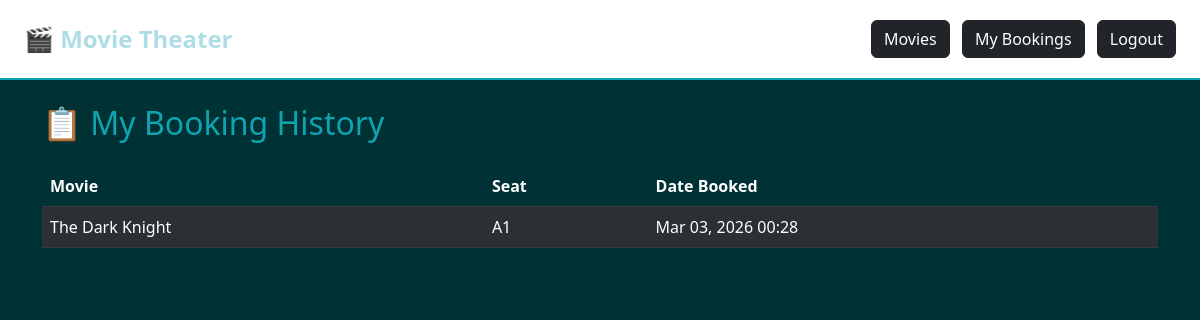
Screenshot of /bookings/history/ (signed in) with the database file from the repository.
### bookings/models.py (models this page shows, shortened)
class Booking(models.Model):
    movie = models.ForeignKey(Movie, on_delete=models.CASCADE)
    seat = models.ForeignKey(Seat, on_delete=models.CASCADE)
    user = models.ForeignKey(settings.AUTH_USER_MODEL, on_delete=models.CASCADE)
    booking_date = models.DateTimeField(auto_now_add=True)

class Movie(models.Model):
    title = models.CharField(max_length=200)
    description = models.TextField()
    release_date = models.DateField()
    duration = models.IntegerField(help_text="Time in minutes")

class Seat(models.Model):
    seat_number = models.CharField(max_length=10)
    is_booked = models.BooleanField(default=False)

### bookings/views.py (the view)
# urls.py: path('bookings/history/', views.booking_history, name='booking_history'),
@login_required
def booking_history(request):
    bookings = Booking.objects.filter(user=request.user)
    return render(request, 'bookings/booking_history.html', {'bookings': bookings})

### bookings/templates/bookings/booking_history.html (shortened to what this page needs)
{% extends 'bookings/base.html' %}
{% block content %}
<h2 class="mb-4">📋 My Booking History</h2>
<table class="table table-dark table-striped">
    <thead>
        <tr>
            <th>Movie</th>
            <th>Seat</th>
            <th>Date Booked</th>
        </tr>
    </thead>
    <tbody>
        {% for booking in bookings %}
        <tr>
            <td>{{ booking.movie.title }}</td>
            <td>{{ booking.seat.seat_number }}</td>
            <td>{{ booking.booking_date|date:"M d, Y H:i" }}</td>
        </tr>
        {% empty %}
        <tr>
            <td colspan="3" class="text-secondary">No bookings yet.</td>
        </tr>
        {% endfor %}
    </tbody>
</table>
{% endblock %}

### bookings/templates/bookings/base.html (style rules this page uses)
body { background-color: #003135; color: #ffffff; }
h2 { color: #0FA4AF; }
.table-dark { background-color: #024950; }
.table-dark th { background-color: #003135; color: #ffffff; }
.table-striped tbody tr:nth-of-type(odd) { background-color: #024950; }

### rows the page displays
Booking: movie "The Dark Knight", seat.seat_number "A1", booking_date "Mar 03, 2026 00:28"
